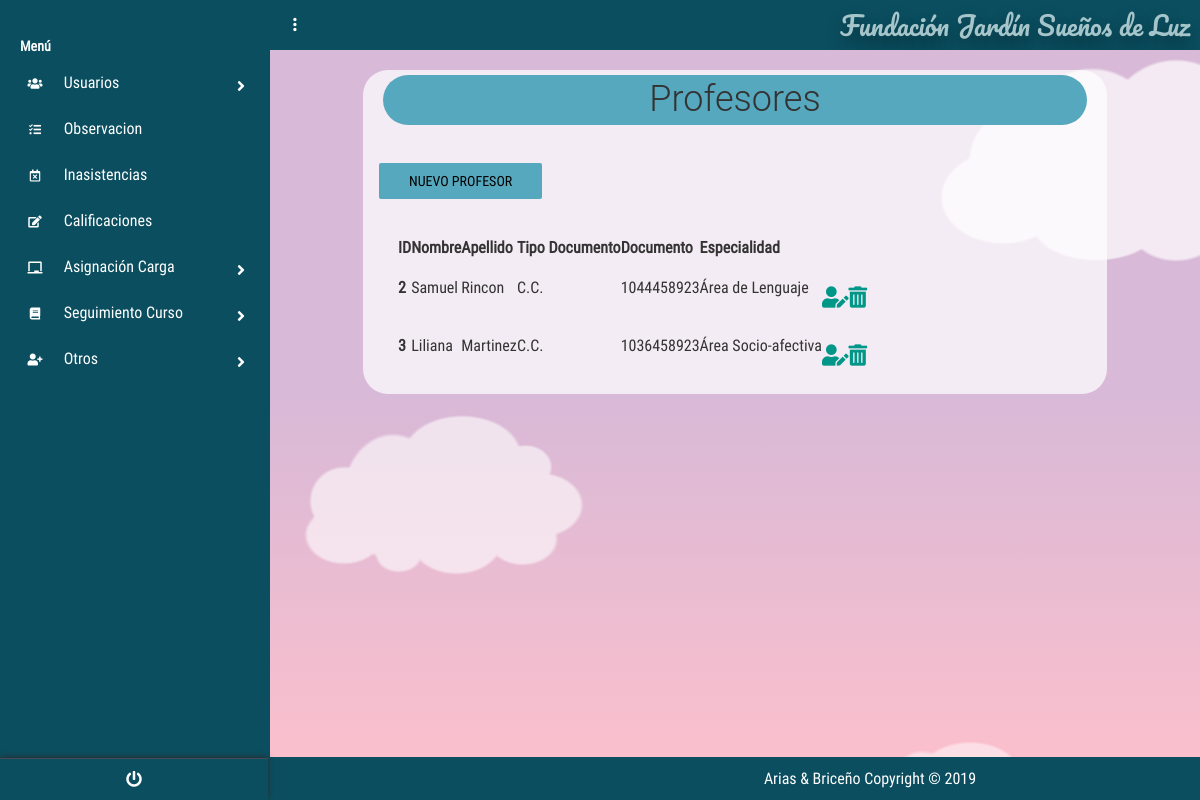
Screenshot of /?c=Profesor&a=Index (signed in) with the database file from the repository.
### tables this page shows
create table Usuario
(
id_Usuario int PRIMARY KEY auto_increment ,
user_Usuario varchar (50) not null,
password_Usuario varchar (8) not null,
nombre_Usuario varchar (50) not null,
apellido_Usuario varchar (50) not null,
tipoDoc_Usuario varchar (50) not null,
doc_Usuario bigint not null,
estado_Usuario varchar (50) not null,
id_tipoUsuario_FK int ,
id_Especialidad_FK int 
);

create table ESPECIALIDAD
(
id_Especialidad int PRIMARY KEY auto_increment ,
nombre_Especialidad varchar (50) not null
);

### controllers/ProfesorController.php (called while the page is built, shortened)
<?php
require_once "./models/ProfesorModel.php";
class ProfesorController{
    public function __CONSTRUCT(){
        $this->mode = new ProfesorModel();
    }
    public function Index(){
        include_once './views/Profesor/ProfesorCon.php';
    }
}

### models/Conexion.php (called while the page is built)
<?php
class Conexion{
    public static function conectar(){
        $PDO = new PDO("mysql:host=localhost;dbname=dbfundacion;charset=utf8","root","");
        $PDO->setAttribute(PDO::ATTR_ERRMODE,PDO::ERRMODE_EXCEPTION);
        return $PDO;
    }
}
?>

### models/ProfesorModel.php (called while the page is built, shortened)
<?php
class ProfesorModel{
    public $CNX;
    public function __construct(){
        try {
            $this->CNX= Conexion::conectar();
        } catch (Exception $e) {
            die($e->getMessage());
        }
    }
    public function listar_Profesores(){
        try {
            $query= "SELECT id_Usuario,
            user_Usuario,
            password_Usuario,
            nombre_Usuario,
            apellido_Usuario,
            tipoDoc_Usuario,
            doc_Usuario,
            estado_Usuario,
            id_tipoUsuario_FK,
            id_Especialidad_FK,
            id_Especialidad,
            nombre_Especialidad
            from Usuario
            inner join Especialidad on Usuario.id_Especialidad_fk=Especialidad.id_Especialidad where id_tipoUsuario_FK=2 and estado_Usuario='Activo' ";
            $stm = $this->CNX->prepare($query);
            $stm->execute();
            return $stm->fetchAll(PDO::FETCH_OBJ);
        } catch (Exception $e){
            die($e ->getMessage());
        }
    }
}

### views/Profesor/ProfesorCon.php (the view, shortened to what this page needs)
<!DOCTYPE html>
<html lang="es">
<head>
    <link rel='stylesheet' href='https://cdnjs.cloudflare.com/ajax/libs/twitter-bootstrap/4.1.1/css/bootstrap.css'>
    <link rel='stylesheet' href='https://use.fontawesome.com/releases/v5.0.13/css/all.css'>
    <link rel="stylesheet" href="<?php echo SERVERURL; ?>assets/css/main.css">
    <link rel="stylesheet" href="<?php echo SERVERURL; ?>assets/css/style.css">
    <link rel="stylesheet" href="<?php echo SERVERURL; ?>assets/css/menu_Lateral.css">
    <link rel="stylesheet" href="<?php echo SERVERURL; ?>assets/css/main.css">
    <link href="https://unpkg.com/bootstrap-table@1.18.0/dist/bootstrap-table.min.css" rel="stylesheet">
</head>
<body>
    <?php include "./views/modules/navlateral.php" ?>
    <section class="full-box dashboard-contentPage">
        <?php include "./views/modules/navbar.php" ?>
        <div class="container">
            <div class="titles">
                <h1 class="tituloa ">Profesores</h1>
                <div class="form-group" id="botones">
                    <a href="?c=Profesor&a=nuevo" class="boton btn btn-info botones">Nuevo Profesor</a>
                </div>
            </div>
            <div class="tablas">
            <table id="table" data-toggle="table" data-height="auto" data-search="true" data-show-refresh="false"
                data-show-columns="true" data-buttons-toolbar=".buttons-toolbar">
                <thead">
                    <tr>
                        <th data-field="ID">ID</th>
                        <th data-field="nombre">Nombre</th>
                        <th data-field="apellido">Apellido</th>
                        <th data-field="tipoDoc">Tipo Documento</th>
                        <th data-field="Doc">Documento</th>
                        <th data-field="especialidad">Especialidad</th>
                        <th data-field="editar"></th>
                        <th data-field="eliminar"></th>
                    </tr>
                <tbody>
                    <?php foreach ($this->mode->listar_Profesores() as $k ) : ?>
                    <tr>
                        <th data-field="ID" scope="row"><?php echo $k->id_Usuario; ?></th>
                        <td data-field="nombre"><?php echo $k->nombre_Usuario; ?></td>
                        <td data-field="apellido"><?php echo $k->apellido_Usuario; ?></td>
                        <td data-field="tipoDoc"><?php echo $k->tipoDoc_Usuario; ?></td>
                        <td data-field="Doc"><?php echo $k->doc_Usuario; ?></td>
                        <td data-field="especialidad"><?php echo $k->nombre_Especialidad; ?></td>
                        <th data-field="editar">
                            <div class="form-group" id="botones">
                                <a href="?c=Profesor&a=nuevo&id_Usuario=<?php echo $k->id_Usuario;?>"  class="fas fa-user-edit fa-lg " ></a>
                            </div>
                        </th>
                        <th data-field="eliminar">
                        <div class="form-group" id="botones">
                                <a onclick="javascript:return confirm('¿Desea eliminar el registro?');
                                " href="?c=Profesor&a=g_eliminar_Profesor&id_Usuario=<?php echo $k->id_Usuario;?>"
                                 class="fas fa-trash-alt fa-lg"></a>
                            </div>
                        </th>
                    </tr>
                    <?php endforeach; ?>
                </tbody>
            </table>
</div>
        </div>
        <?php include "./views/modules/fondo_Form.php" ?>
    </section>
</body>
</html>

### assets/css/main.css (style rules this page uses)
body, html { background-color: #0b4e5f; width: 100%; height: 100%; margin: 0; padding: 0; position: relative; font-size: 16px; font-family: 'RobotoCondensed'; overflow: hidden; }
.full-box { margin: 0; padding: 0; width: 100%; box-sizing: border-box; }
.container { background-color: rgba(255, 255, 255, 0.726); margin-top:20px; border-radius:25px; width:80%; }
.tablas,h1 { margin:20px }
h1 { text-align: center; padding: 5px; margin: 5px; }
form .btn, .botones { background-color: #56a8be; border-color: #56a8be; }
.tituloa { background-color: #56a8be; border-color: #56a8be; border-radius: 1em; }
.dashboard-sideBar, .dashboard-contentPage { position: absolute; top: 0; height: 100%; transition: all .3s ease-in-out; }
.dashboard-contentPage { right: 0; z-index: 1; padding-left: 270px; }
.btn:not(.btn-raised).btn-info, .input-group-btn .btn:not(.btn-raised).btn-info { color: #000000; }

### assets/css/menu_Lateral.css (style rules this page uses)
body { font-size: 0.9rem; }

### views/modules/fondo_Form.php (style rules this page uses)
html { box-sizing: border-box; }
*, *:before, *:after { box-sizing: inherit; }
body { margin: 0; background: linear-gradient(#d8b9d7 50%, #ffc0cb); min-height: 100vh; display: flex; justify-content: center; align-items: center; overflow: hidden; position: relative; }

### rows the page displays
usuario: id_Usuario "2", nombre_Usuario "Samuel", apellido_Usuario "Rincon", tipoDoc_Usuario "C.C.", doc_Usuario "1044458923", id_Especialidad_FK.nombre_Especialidad "Área de Lenguaje"
usuario: id_Usuario "3", nombre_Usuario "Liliana", apellido_Usuario "Martinez", tipoDoc_Usuario "C.C.", doc_Usuario "1036458923", id_Especialidad_FK.nombre_Especialidad "Área Socio-afectiva"

### other values shown
NOMBREPROYECTO "Fundación Jardín Sueños de Luz"
